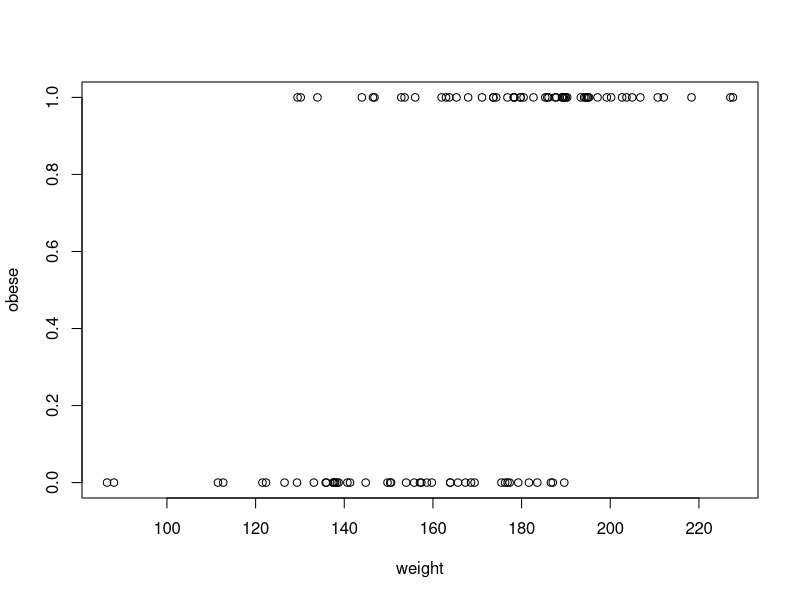
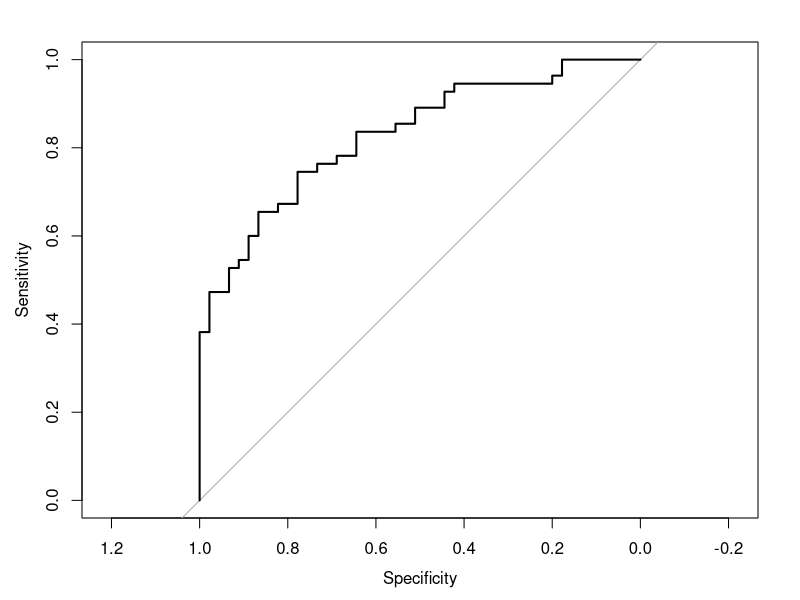
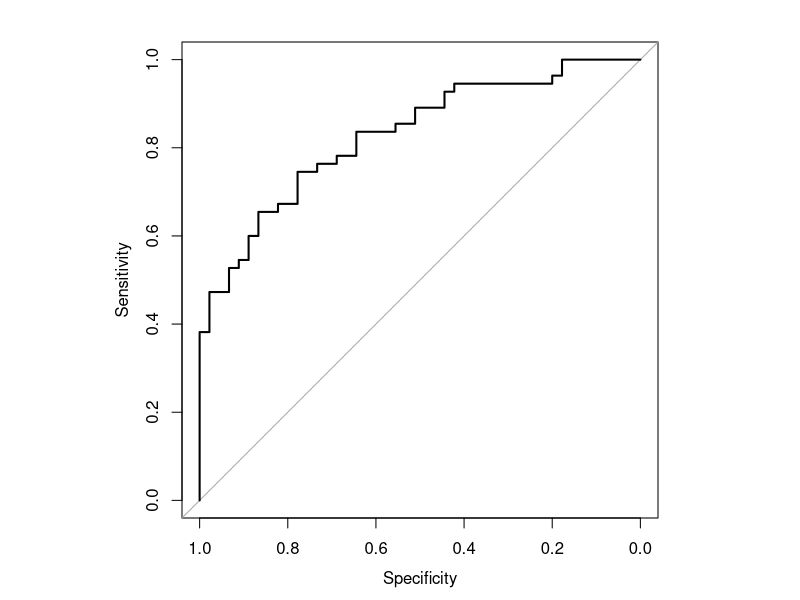
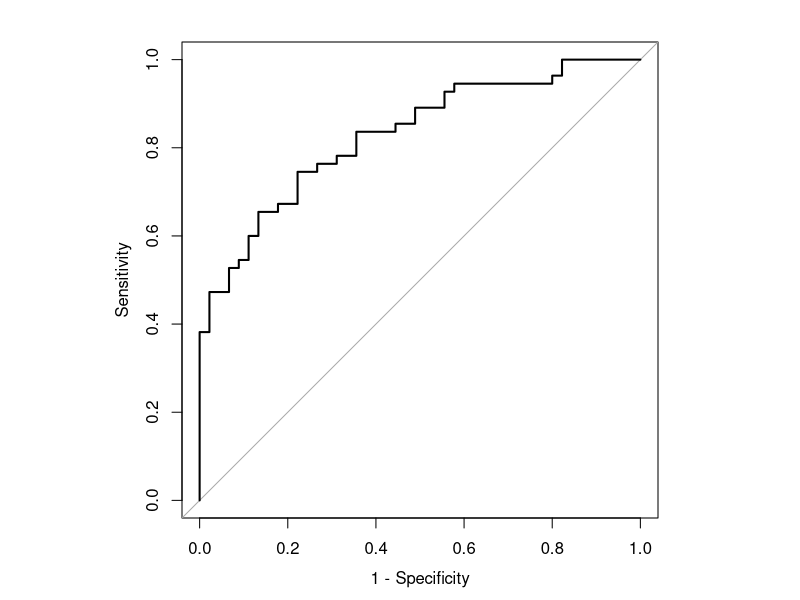
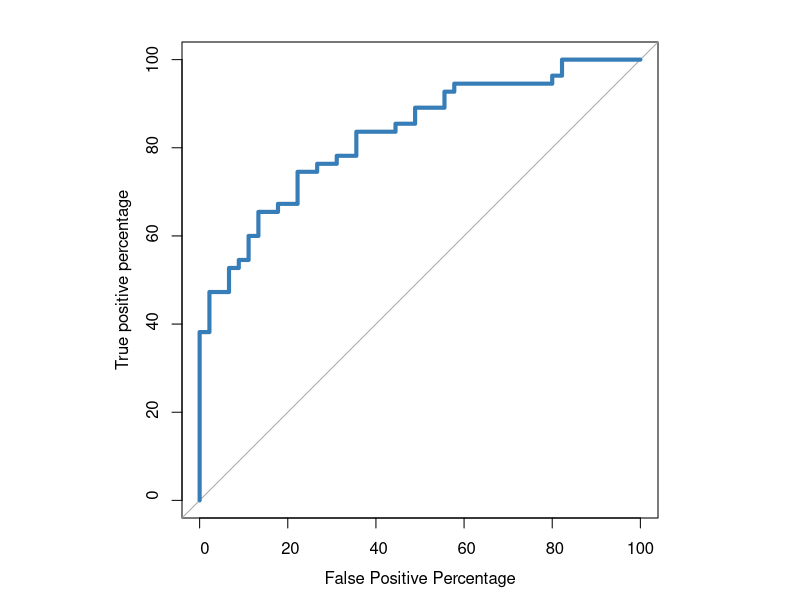
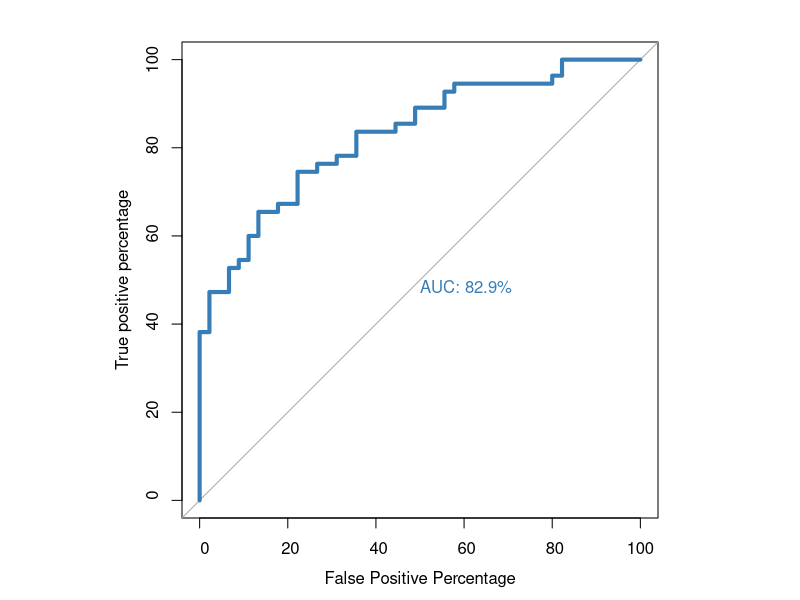
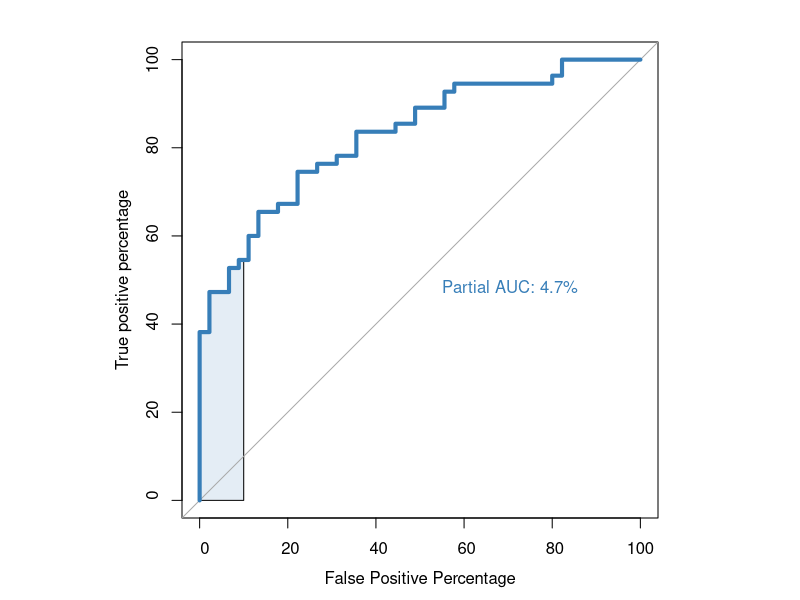
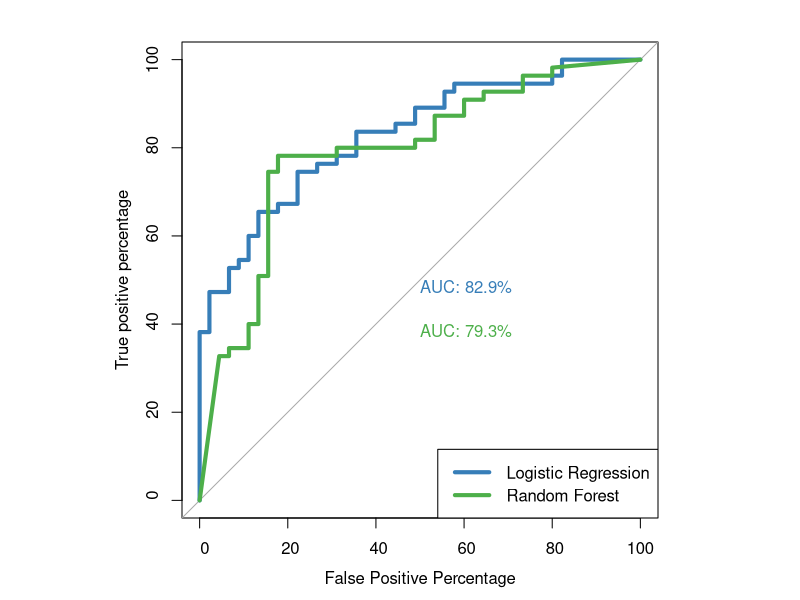

These figures' R source, in order:
#import the libraries
library(pROC)
library(randomForest)

#generate 100 values from normal distribution with mean = 172, standard deviation = 29
set.seed(420)
num.samples <- 100
weight <- sort(rnorm(n=num.samples, mean = 172, sd = 29))

#for each ramdom [0-1] sample, compare with the rank(weight)/100, if it is > than the rank return obese, if not return not obese
obese <- ifelse((test = (runif(n = num.samples) < rank(weight)/100)), 
yes=1, no=0)

#print 100 return for obese and plot it in the graph
obese
plot(x = weight, y = obese)

glm.fit = glm(obese ~ weight, family = binomial) 
line(weight, glm.fit$fitted.values)

#draw AUC and pROC

roc(obese, glm.fit$fitted.values, plot = TRUE)
 
# remove the extra space in the chart

par(pty = 's')
roc(obese, glm.fit$fitted.values, plot = TRUE)

# Change the x axis to False positive rate (1 - specificity)

roc(obese, glm.fit$fitted.values, plot = TRUE, legacy.axes = TRUE)

# Change the color of the ROC curve and make it wider and label 2 axises
roc(obese, glm.fit$fitted.values, plot = TRUE, legacy.axes = TRUE, percent = TRUE, xlab = 'False Positive Percentage',
    ylab = 'True positive percentage', col = '#377eb8', lwd = 4)

#Make it variable as an dataframe to see the threshold
roc.info <-roc(obese, glm.fit$fitted.values, legacy.axes = TRUE)
str(roc.info)

#take sensitivities, specificitives and threshold as an dataframe
roc.df<-data.frame(tpp = roc.info$sensitivities*100,
                   fpp = (1 - roc.info$specificities)*100,
                   threshold = roc.info$thresholds)

#print first 6 rows and last 6 rows in this dataframe
head(roc.df)
tail(roc.df)

# print the information of thersholds when tpp between 60 and 80%
roc.df[roc.df$tpp > 60 & roc.df$tpp < 80,]

# Calcute the area under the curve AUC by call print.auc = TRUE in the graph
roc(obese, glm.fit$fitted.values, plot = TRUE, legacy.axes = TRUE, percent = TRUE, xlab = 'False Positive Percentage',
    ylab = 'True positive percentage', col = '#377eb8', lwd = 4, print.auc = TRUE)
# and its partial
roc(obese, glm.fit$fitted.values, plot = TRUE, legacy.axes = TRUE, percent = TRUE, xlab = 'False Positive Percentage',
    ylab = 'True positive percentage', col = '#377eb8', lwd = 4, print.auc = TRUE, print.auc.x = 45, partial.auc = c(100,90),
    auc.polygon = TRUE, auc.polygon.col ='#377eb822' )

#fit other model to see 2 ROC
rf.model <- randomForest(factor(obese) ~ weight)
#layer the new model in graph
roc(obese, glm.fit$fitted.values, plot = TRUE, legacy.axes = TRUE, percent = TRUE, xlab = 'False Positive Percentage',
    ylab = 'True positive percentage', col = '#377eb8', lwd = 4, print.auc = TRUE)
plot.roc(obese, rf.model$votes[,1], percent = TRUE, col ="#4daf4a", lwd = 4, print.auc = TRUE, add = TRUE, print.auc.y  =40)
legend('bottomright', legend = c('Logistic Regression', 'Random Forest'), col = c("#377eb8", "#4daf4a"), lwd = 4)
par(pty = 'm')
